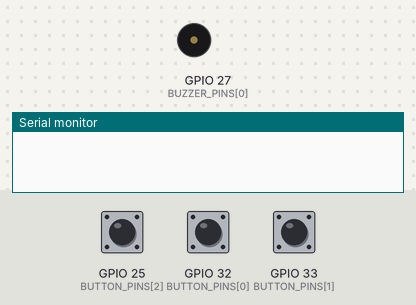
A program run on a simulated ESP32. On the bench: buzzer (waves = sounding), the last lines printed to the serial monitor. Inputs (shaded band) come from the test bench; at power-on: GPIO 25 (BUTTON_PINS[2]) HIGH, GPIO 32 (BUTTON_PINS[0]) HIGH, GPIO 33 (BUTTON_PINS[1]) HIGH.

Above: at 1.2 s.
1.3 s: GPIO 25 (BUTTON_PINS[2]) pulled LOW for 0.15 s
At 1.38 s:
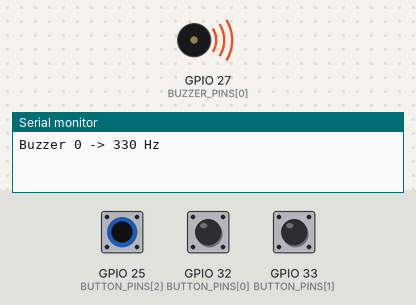
2.9 s: GPIO 32 (BUTTON_PINS[0]) pulled LOW for 0.15 s
At 3.9 s:
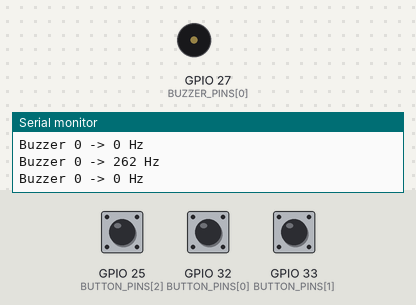
4.5 s: GPIO 33 (BUTTON_PINS[1]) pulled LOW for 0.15 s
At 4.58 s:
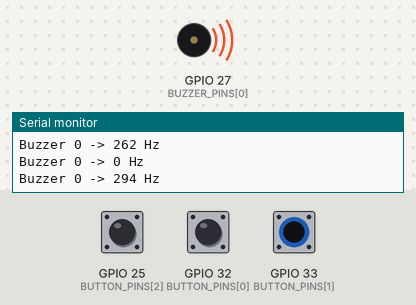
6.1 s: GPIO 33 (BUTTON_PINS[1]) pulled LOW for 3.2 s
At 10.5 s:
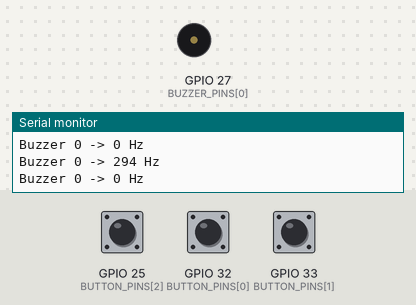
10.8 s: GPIO 25 (BUTTON_PINS[2]) pulled LOW for 3.2 s
At 11.6 s:
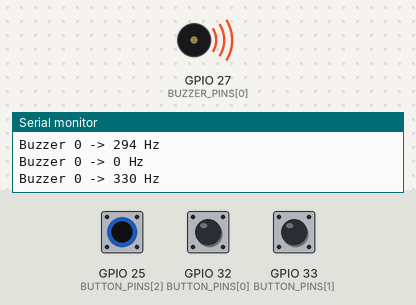
Timing chart, 0 to 15.5 s (numbered marks = the images above; inputs shaded):
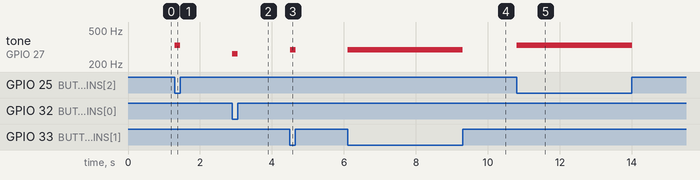

The program:

main.cpp
```cpp
#include <Arduino.h>

const int NUM_BUTTONS = 3;
const int BUTTON_PINS[NUM_BUTTONS] = {32, 33, 25};
const int NOTES[NUM_BUTTONS]       = {262, 294, 330};

const int NUM_BUZZERS = 2;
const int BUZZER_PINS[NUM_BUZZERS] = {27, 14};

int currentFrequency[NUM_BUZZERS] = {0, 0};

// --- Thin wrapper over the LEDC (PWM) API, which changed between core versions ---

void buzzerInit(int index) {
#if ESP_ARDUINO_VERSION_MAJOR >= 3
  ledcAttach(BUZZER_PINS[index], 1000, 8);       // pin-based API
#else
  ledcSetup(index, 1000, 8);                     // channel-based API
  ledcAttachPin(BUZZER_PINS[index], index);
#endif
}

void buzzerTone(int index, int frequency) {
#if ESP_ARDUINO_VERSION_MAJOR >= 3
  ledcWriteTone(BUZZER_PINS[index], frequency);  // 0 = silence
#else
  ledcWriteTone(index, frequency);
#endif
}

// --- Main program ---

void setup() {
  Serial.begin(115200);

  for (int i = 0; i < NUM_BUTTONS; i++) {
    // Internal pull-up enabled: pin reads HIGH when idle, LOW when pressed
    pinMode(BUTTON_PINS[i], INPUT_PULLUP);
  }

  for (int b = 0; b < NUM_BUZZERS; b++) {
    buzzerInit(b);
    buzzerTone(b, 0); // silence
  }
}

void loop() {
  // 1. Read buttons and assign up to 2 notes (one per buzzer)
  int newFrequency[NUM_BUZZERS] = {0, 0};
  int assigned = 0;

  for (int i = 0; i < NUM_BUTTONS && assigned < NUM_BUZZERS; i++) {
    if (digitalRead(BUTTON_PINS[i]) == LOW) {
      newFrequency[assigned++] = NOTES[i];
    }
  }

  // 2. Only update buzzers whose note changed (avoids clicking sounds)
  for (int b = 0; b < NUM_BUZZERS; b++) {
    if (newFrequency[b] != currentFrequency[b]) {
      buzzerTone(b, newFrequency[b]);
      currentFrequency[b] = newFrequency[b];
      Serial.printf("Buzzer %d -> %d Hz\n", b, newFrequency[b]);
    }
  }

  delay(10); // short pause; also helps with button bounce
}
```

Measured:
- after the input at 1.3 s, tone on GPIO 27 (BUZZER_PINS[0]): silent → 330 Hz at once, → silent 0.15 s later
- after the input at 2.9 s, tone on GPIO 27 (BUZZER_PINS[0]): silent → 262 Hz at once, → silent 0.15 s later
- after the input at 4.5 s, tone on GPIO 27 (BUZZER_PINS[0]): silent → 294 Hz at once, → silent 0.15 s later
- after the input at 6.1 s, tone on GPIO 27 (BUZZER_PINS[0]): silent → 294 Hz at once, → silent 3.2 s later
- after the input at 10.8 s, tone on GPIO 27 (BUZZER_PINS[0]): silent → 330 Hz at once, → silent 3.2 s later
